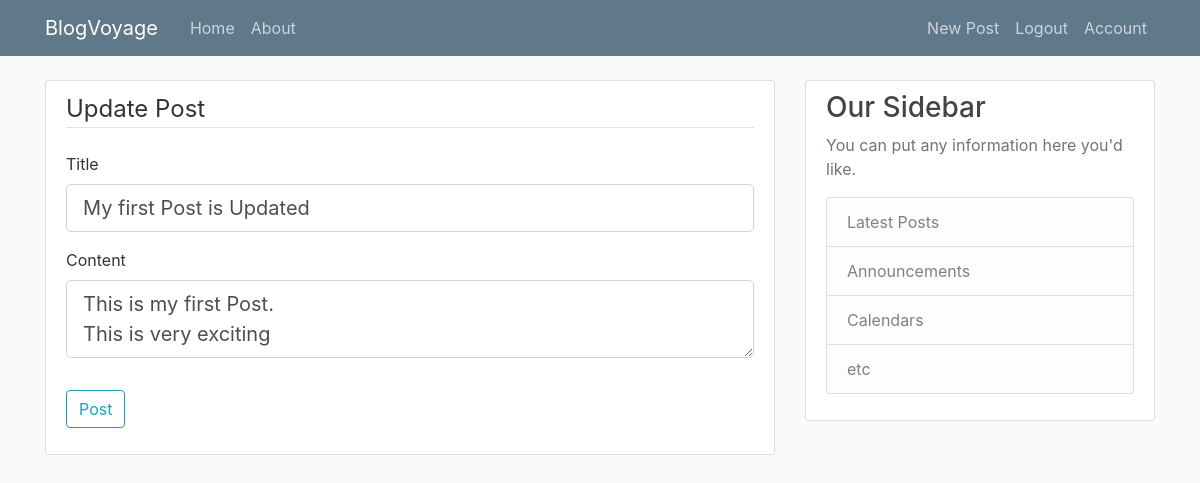
Screenshot of /post/1/update (signed in) with the database file from the repository.
### appp/models.py (models this page shows, shortened)
class Post(db.Model):
    id = db.Column(db.Integer, primary_key= True)
    title = db.Column(db.String(150), nullable=False)
    date_posted= db.Column(db.DateTime, nullable=False, default = datetime.utcnow )
    content = db.Column(db.Text, nullable=False)
    user_id = db.Column(db.Integer , db.ForeignKey('user.id'),nullable=False)

### appp/routes.py (the view)
@app.route("/post/<int:post_id>/update", methods=["GET", "POST"])
@login_required
def update_post(post_id):
    post = Post.query.get_or_404(post_id)
    if post.author != current_user:
        abort(403)
    form = PostForm()
    if request.method =='GET':
        form.title.data = post.title
        form.content.data = post.content
    if(form.validate_on_submit()):
        post.title =  form.title.data
        post.content = form.content.data
        db.session.commit()
        flash ("Your post has been updated", 'success')
        return redirect (url_for('post', post_id = post.id))
    return render_template("create_post.html", title="Update Post", legend = "Update Post" , form= form)

### appp/forms.py
class PostForm(FlaskForm):
    title = StringField('Title', validators=[DataRequired()])
    content = TextAreaField('Content' , validators=[DataRequired()])
    submit= SubmitField("Post")

### appp/models.py (called while the page is built)
@login_manager.user_loader
def load_user(user_id):
    return User.query.get(int(user_id))

### appp/templates/create_post.html (shortened to what this page needs)
{% extends 'layout.html' %}
{% block content %}
<div class="content-section">
    <form action="" method="POST">
        <fieldset class="form-group">
            <legend class=" border-bottom mb-4">{{legend}}</legend>
            <div class="form-group">
                {{form.title.label(class= "form-control-label")}}
                {% if form.title.errors %}
                    {{form.title(class="form-control form-control-lg is-invalid")}}
                    <div class="invalid-feedback">
                        {% for error in form.title.errors %}
                        <span>{{error}}</span>
                        {% endfor %}
                    </div>
                {% else %}
                    {{form.title(class= "form-control form-control-lg")}}
                {% endif %}
            </div>
            <div class="form-group">
                {{form.content.label(class= "form-control-label")}}
                {% if form.content.errors %}
                    {{form.content(class="form-control form-control-lg is-invalid")}}
                    <div class="invalid-feedback">
                        {% for error in form.content.errors %}
                        <span>{{error}}</span>
                        {% endfor %}
                    </div>
                {% else %}
                    {{form.content(class= "form-control form-control-lg")}}
                {% endif %}
            </div>
        </fieldset>
        <div class="form-group">
            {{form.submit(class="btn btn-outline-info")}}
        </div>
    </form>
</div>
{% endblock content %}

### appp/static/main.css (style rules this page uses)
body { background: #fafafa; color: #333333; margin-top: 5rem; }
.content-section { background: #ffffff; padding: 10px 20px; border: 1px solid #dddddd; border-radius: 3px; margin-bottom: 20px; }

### rows the page displays
Post: title "My first Post is Updated", content "This is my first Post. This is very exciting"

### other values shown
{{ legend }} "Update Post"
